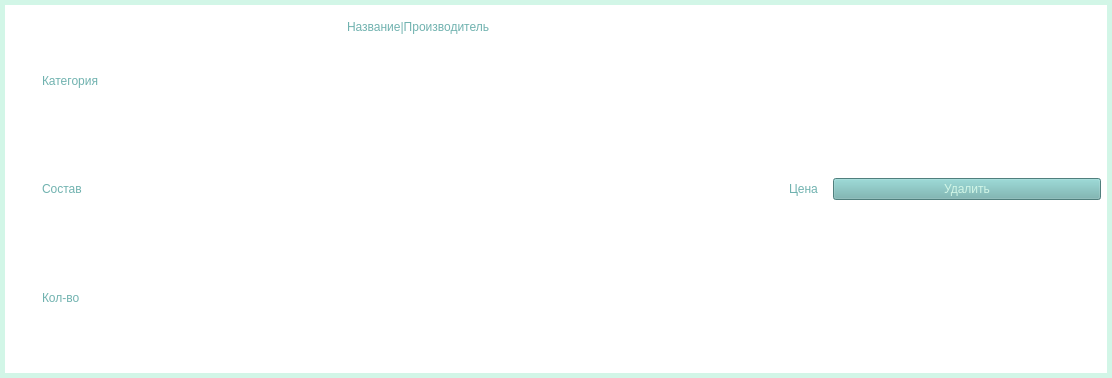
<?xml version="1.0" encoding="UTF-8"?>
<ui version="4.0">
 <class>Form</class>
 <widget class="QWidget" name="Form">
  <property name="geometry">
   <rect>
    <x>0</x>
    <y>0</y>
    <width>1112</width>
    <height>378</height>
   </rect>
  </property>
  <property name="windowTitle">
   <string>Form</string>
  </property>
  <property name="styleSheet">
   <string notr="true">*{
	font: 24pt &quot;Calibri&quot;;
	color:#70B2AF;
}
#header{
	background-color:#D2F6E7;
}
#Form{
	border:5px solid #D2F6E7;
	background-color:#fff;
}
#Form:hover{
	background-color:#D2F6E7;
}
QPushButton{
	background-color:#70B2AF;
	color:#D2F6E7;
}
QPushButton:hover{
	background-color:#D2F6E7;
	color:#70B2AF;
}
QScrollArea{
	background-color:#fff;
}
</string>
  </property>
  <layout class="QHBoxLayout" name="horizontalLayout_2">
   <item alignment="Qt::AlignmentFlag::AlignLeft">
    <widget class="QWidget" name="horizontalWidget" native="true">
     <layout class="QHBoxLayout" name="horizontalLayout">
      <item>
       <widget class="QLabel" name="img">
        <property name="maximumSize">
         <size>
          <width>100</width>
          <height>100</height>
         </size>
        </property>
        <property name="text">
         <string/>
        </property>
        <property name="pixmap">
         <pixmap>../img/picture.png</pixmap>
        </property>
        <property name="scaledContents">
         <bool>true</bool>
        </property>
       </widget>
      </item>
      <item>
       <widget class="QWidget" name="verticalWidget" native="true">
        <layout class="QVBoxLayout" name="verticalLayout">
         <item>
          <widget class="QLabel" name="cat">
           <property name="text">
            <string>Категория</string>
           </property>
           <property name="wordWrap">
            <bool>true</bool>
           </property>
          </widget>
         </item>
         <item>
          <widget class="QLabel" name="structure">
           <property name="text">
            <string>Состав</string>
           </property>
           <property name="wordWrap">
            <bool>true</bool>
           </property>
          </widget>
         </item>
         <item>
          <widget class="QLabel" name="total_count">
           <property name="text">
            <string>Кол-во</string>
           </property>
           <property name="wordWrap">
            <bool>true</bool>
           </property>
          </widget>
         </item>
        </layout>
       </widget>
      </item>
     </layout>
    </widget>
   </item>
   <item>
    <widget class="QWidget" name="horizontalWidget_2" native="true">
     <layout class="QHBoxLayout" name="horizontalLayout_3">
      <item alignment="Qt::AlignmentFlag::AlignHCenter|Qt::AlignmentFlag::AlignTop">
       <widget class="QLabel" name="name">
        <property name="text">
         <string>Название|Производитель</string>
        </property>
        <property name="wordWrap">
         <bool>false</bool>
        </property>
       </widget>
      </item>
     </layout>
    </widget>
   </item>
   <item alignment="Qt::AlignmentFlag::AlignRight">
    <widget class="QWidget" name="horizontalWidget_3" native="true">
     <layout class="QHBoxLayout" name="horizontalLayout_4">
      <item alignment="Qt::AlignmentFlag::AlignHCenter">
       <widget class="QLabel" name="price">
        <property name="text">
         <string>Цена</string>
        </property>
        <property name="wordWrap">
         <bool>true</bool>
        </property>
       </widget>
      </item>
     </layout>
    </widget>
   </item>
   <item>
    <widget class="QPushButton" name="delete_btn">
     <property name="text">
      <string>Удалить</string>
     </property>
    </widget>
   </item>
  </layout>
 </widget>
 <resources/>
 <connections/>
</ui>
